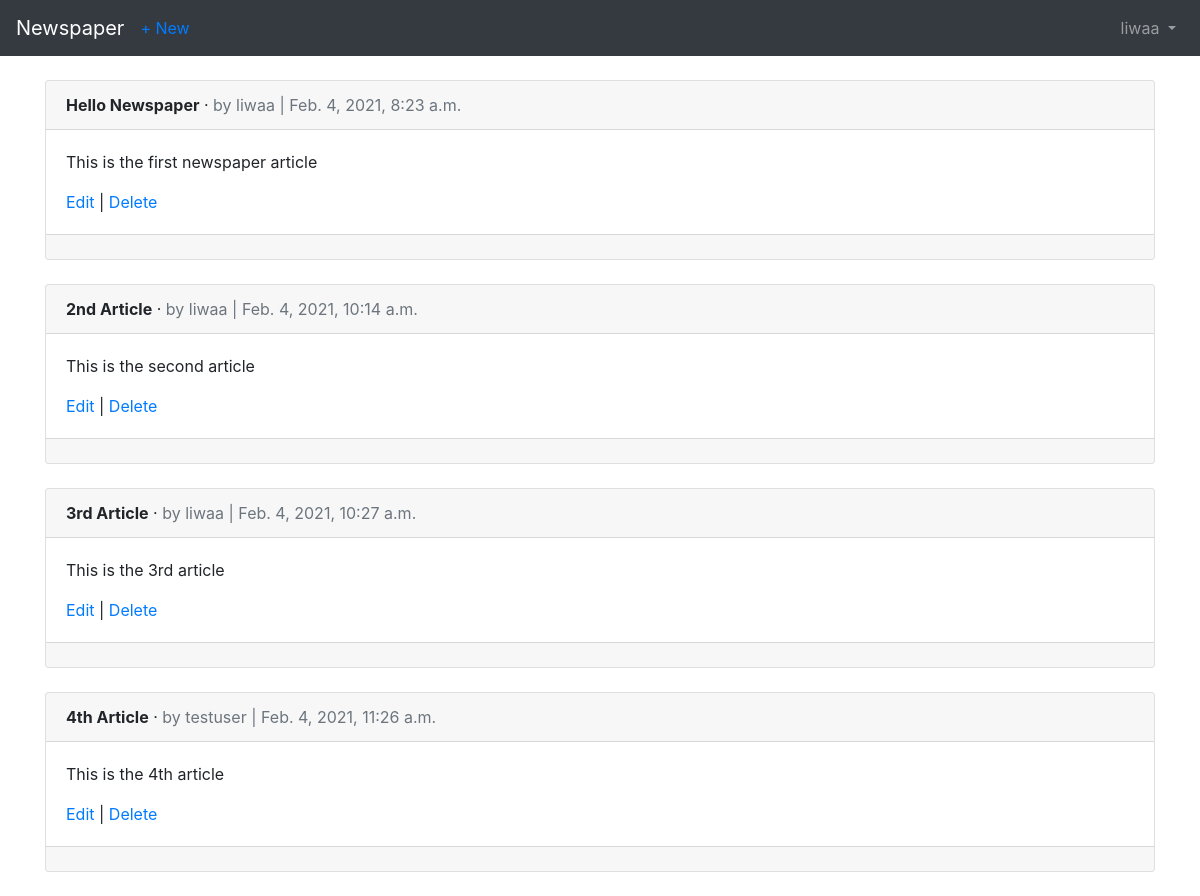
/articles/ (signed in), run on an earlier commit of the app's database.
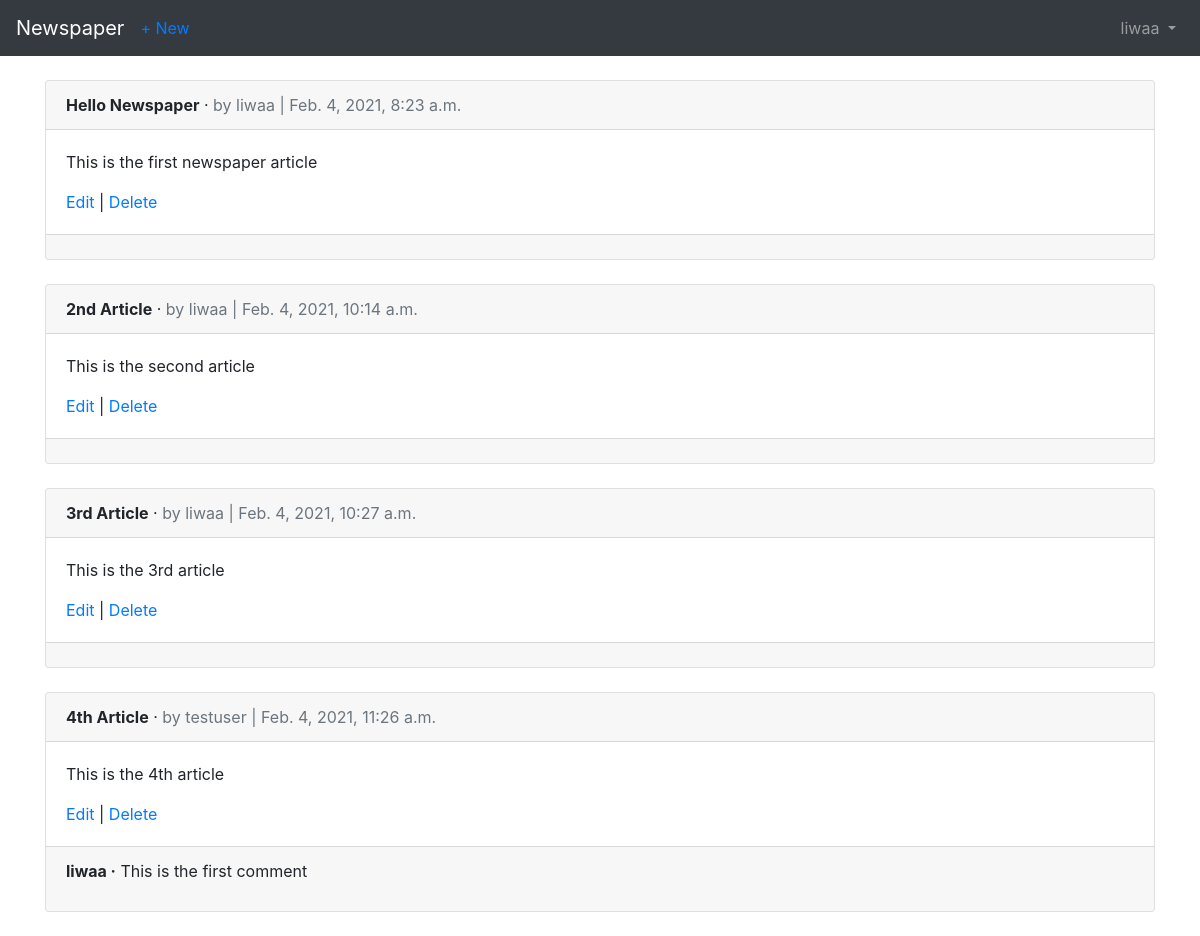
And on a later commit of the database.
### articles/models.py (models this page shows, shortened)
class Article(models.Model):
    title = models.CharField(max_length=255)
    body = models.TextField()
    date = models.DateTimeField(auto_now_add=True)
    author = models.ForeignKey(
        get_user_model(),
        on_delete=models.CASCADE,
    )

class Comment(models.Model):
    article = models.ForeignKey(
        Article,
        on_delete=models.CASCADE,
        related_name='comments', # new
    )
    comment = models.CharField(max_length=140)
    author = models.ForeignKey(
        get_user_model(),
        on_delete=models.CASCADE,
    )
    def __str__(self):
        return self.comment

### users/models.py (models this page shows)
class CustomUser(AbstractUser):
    age = models.PositiveIntegerField(null=True, blank=True)

### articles/views.py (the view)
# urls.py: path('', ArticleListView.as_view(), name='article_list'),
class ArticleListView(LoginRequiredMixin, ListView):
    model = Article
    template_name = 'article_list.html'
    login_url = 'login'

### templates/article_list.html (shortened to what this page needs)
{% extends 'base.html' %}
{% block content %}
    {% for article in object_list %}
        <div class="card">
            <div class="card-header">
                <span class="font-weight-bold">{{ article.title }}</span> &middot;
                <span class="text-muted">by {{ article.author }} | {{ article.date }}</span>
            </div>
            <div class="card-body">
               <p>{{ article.body }}</p>
               <a href="{% url 'article_edit' article.pk %}">Edit</a> |
               <a href="{% url 'article_delete' article.pk %}">Delete</a>
            </div>
            <div class="card-footer">
                {% for comment in article.comments.all %}
                    <p>
                        <span class="font-weight-bold">{{ comment.author }} &middot;</span>
                        {{ comment }}
                    </p>
                {% endfor %}
            </div>
        </div>
    <br />
    {% endfor %}
{% endblock content %}

What changed in the data, as far as the page shows it:
added Comment: author "liwaa", comment "This is the first comment", shown under Article "4th Article"
